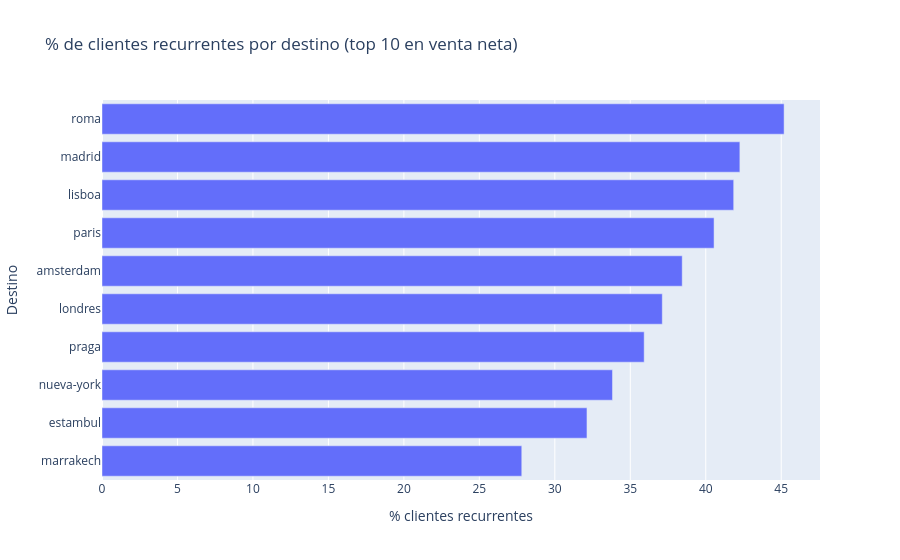

Notebook source saved alongside this figure:
### Code cell
fig = px.bar(recurrencia_destinos.sort_values('pct_recurrencia'),
             x='pct_recurrencia', y='destino', orientation='h',
             title='% de clientes recurrentes por destino (top 10 en venta neta)',
             labels={'pct_recurrencia': '% clientes recurrentes', 'destino': 'Destino'})
fig.show()

### Figure 1 — Plotly figure (JSON) as saved in the notebook; plotly's stock layout.template omitted (floating-point values rounded to 4 significant figures)
{"data": [{"hovertemplate": "% clientes recurrentes=%{x}<br>Destino=%{y}<extra></extra>", "legendgroup": "", "marker": {"color": "#636efa", "pattern": {"shape": ""}}, "name": "", "orientation": "h", "showlegend": false, "textposition": "auto", "type": "bar", "x": [27.81, 32.13, 33.82, 35.92, 37.12, 38.44, 40.55, 41.85, 42.26, 45.19], "xaxis": "x", "y": ["marrakech", "estambul", "nueva-york", "praga", "londres", "amsterdam", "paris", "lisboa", "madrid", "roma"], "yaxis": "y"}], "layout": {"barmode": "relative", "legend": {"tracegroupgap": 0}, "title": {"text": "% de clientes recurrentes por destino (top 10 en venta neta)"}, "xaxis": {"anchor": "y", "domain": [0.0, 1.0], "title": {"text": "% clientes recurrentes"}}, "yaxis": {"anchor": "x", "domain": [0.0, 1.0], "title": {"text": "Destino"}}}}
